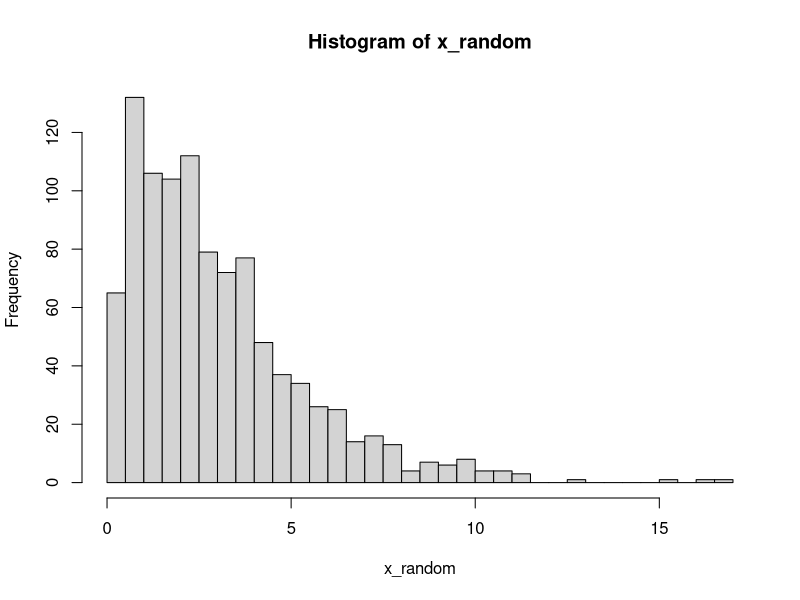
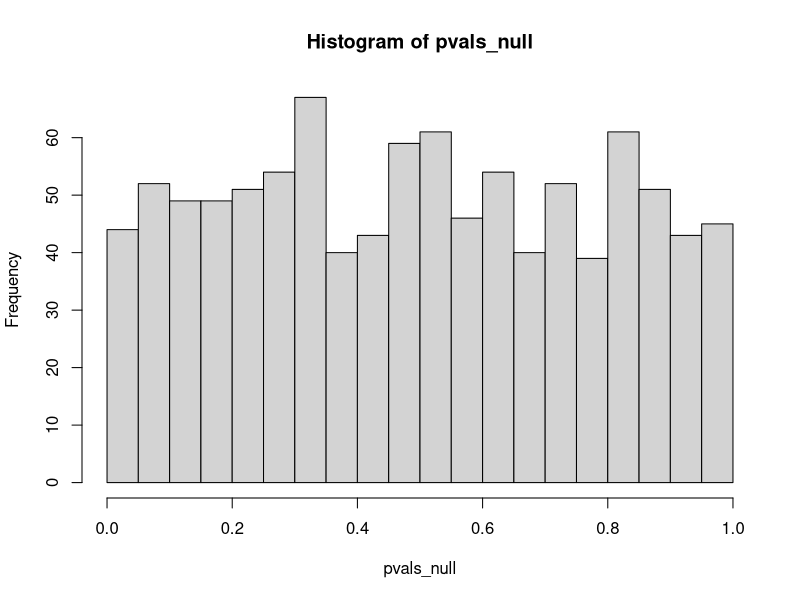
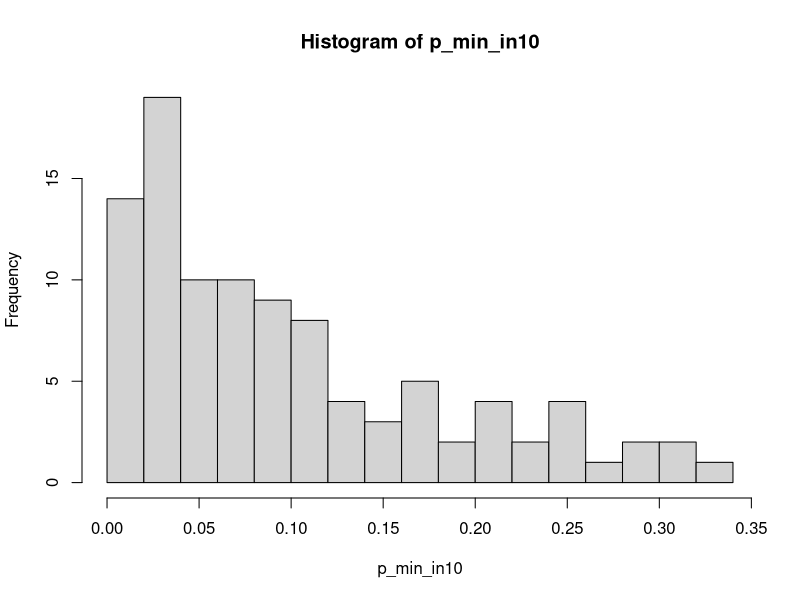

These figures' R source, in order:
## ---- chunk 1
## Example null distributions
# t, normal or anything. we use chi-squared distribution as an example

x_random = rchisq(n=1000, df=3)
any_null_dist = dchisq(x_random, df=3)

pvals_null = 1 - pchisq(x_random, df=3)
## ---- chunk 2
# Null distribution of test statistic
hist(x_random, breaks = 30)
## ---- chunk 3
# Null distribution of test statistic
hist(pvals_null, breaks = 30)
## ---- chunk 4
# We use matrix to group 100 trials into a column
# We then use apply() to calculate min value for each column

pval_null_mtx = matrix(pvals_null, nrow=10)
p_min_in10 = apply(pval_null_mtx, MARGIN=2, FUN=min)
print(paste('Proportion of tests with min(p) < 0.05:', mean(p_min_in10 < 0.05)))

hist(p_min_in10, breaks = 15)
## ---- chunk 5
set.seed(0)

n_sample = 100 # change this value to 1000 and 10000
xB = rnorm(n_sample)
xA = rnorm(n_sample, mean=0.1)
t.test(xA, xB, var.equal = TRUE)
